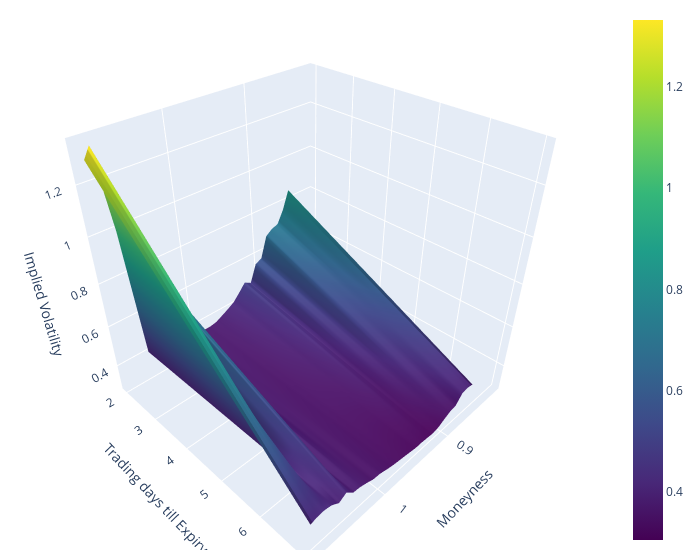

The code cell stored with this chart in its notebook:
### Code cell
import pandas as pd
import numpy as np
from scipy.interpolate import griddata
import plotly.graph_objects as go

# Convert the string to a pandas Timestamp
date = pd.Timestamp('2019-01-02')

# Create a copy of pd_merged
pd_merged_copy = pd_merged.copy()

# Use the copy for the filtering
pd_merged_1 = pd_merged_copy[(pd_merged_copy["trading_days_till_exp"] <= 10) & (pd_merged_copy['cp_flag'] == 'C')]
# Filter the DataFrame for the 'NVDA' ticker and the specific date
df__nvda = pd_merged_1[(pd_merged_1['Ticker'] == 'MSFT') & (pd_merged_1['date'] == date)]

# Create a grid of x and y values
x = np.linspace(df__nvda['moneyness'].min(), df__nvda['moneyness'].max(), len(df__nvda['moneyness'].unique()))
y = np.linspace(df__nvda['trading_days_till_exp'].min(), df__nvda['trading_days_till_exp'].max(), len(df__nvda['trading_days_till_exp'].unique()))
x_grid, y_grid = np.meshgrid(x, y)

# Interpolate z values
z_grid = griddata((df__nvda['moneyness'], df__nvda['trading_days_till_exp']), df__nvda['impl_volatility'], (x_grid, y_grid), method='cubic')

# Create a 3D surface plot
fig = go.Figure(data=[go.Surface(x=x_grid, y=y_grid, z=z_grid, colorscale='Viridis')])

# Set labels
fig.update_layout(scene = dict(
                    xaxis_title='Moneyness',
                    yaxis_title='Trading days till Expiry',
                    zaxis_title='Implied Volatility'),
                    width=700,
                    margin=dict(r=20, b=10, l=10, t=10))

fig.show()

### Figure 1 — Plotly figure (JSON) as saved in the notebook; plotly's stock layout.template omitted (floating-point values rounded to 4 significant figures)
{"data": [{"colorscale": [[0, "#440154"], [0.1111, "#482878"], [0.2222, "#3e4989"], [0.3333, "#31688e"], [0.4444, "#26828e"], [0.5556, "#1f9e89"], [0.6667, "#35b779"], [0.7778, "#6ece58"], [0.8889, "#b5de2b"], [1, "#fde725"]], "type": "surface", "x": [[0.8126, 0.8219, 0.8311, 0.8404, 0.8497, 0.859, 0.8683, 0.8776, 0.8869, 0.8962, 0.9055, 0.9148, 0.9241, 0.9334, 0.9427, 0.952, 0.9613, 0.9706, 0.9799, 0.9891, 0.9984, 1.008, 1.017, 1.026, 1.036, 1.045, 1.054, 1.063, 1.073, 1.082, 1.091, 1.101, 1.11, 1.119, 1.129], [0.8126, 0.8219, 0.8311, 0.8404, 0.8497, 0.859, 0.8683, 0.8776, 0.8869, 0.8962, 0.9055, 0.9148, 0.9241, 0.9334, 0.9427, 0.952, 0.9613, 0.9706, 0.9799, 0.9891, 0.9984, 1.008, 1.017, 1.026, 1.036, 1.045, 1.054, 1.063, 1.073, 1.082, 1.091, 1.101, 1.11, 1.119, 1.129]], "y": [[2, 2, 2, 2, 2, 2, 2, 2, 2, 2, 2, 2, 2, 2, 2, 2, 2, 2, 2, 2, 2, 2, 2, 2, 2, 2, 2, 2, 2, 2, 2, 2, 2, 2, 2], [7, 7, 7, 7, 7, 7, 7, 7, 7, 7, 7, 7, 7, 7, 7, 7, 7, 7, 7, 7, 7, 7, 7, 7, 7, 7, 7, 7, 7, 7, 7, 7, 7, 7, 7]], "z": [[1.068, 1.016, 0.9694, 0.923, 0.8557, 0.7715, 0.7129, 0.7028, 0.6798, 0.5797, 0.5644, 0.4797, 0.4984, 0.4609, 0.4269, 0.4071, 0.3899, 0.3728, 0.3666, 0.3672, 0.3666, 0.374, 0.3733, 0.4242, 0.3542, 0.8073, 0.7026, 0.4138, 0.9976, 1.331, 1.275, null, null, null, null], [null, null, null, null, 0.3916, 0.3977, 0.3919, 0.3518, 0.3457, 0.3304, 0.3125, 0.3058, 0.3092, 0.3123, 0.3121, 0.3175, 0.3228, 0.3274, 0.3329, 0.3412, 0.3508, 0.3528, 0.3655, 0.3757, 0.3794, 0.4124, 0.3915, 0.4138, 0.4216, 0.4186, 0.4074, 0.3968, 0.3948, 0.402, 0.4139]]}], "layout": {"margin": {"b": 10, "l": 10, "r": 20, "t": 10}, "scene": {"xaxis": {"title": {"text": "Moneyness"}}, "yaxis": {"title": {"text": "Trading days till Expiry"}}, "zaxis": {"title": {"text": "Implied Volatility"}}}, "width": 700}}
